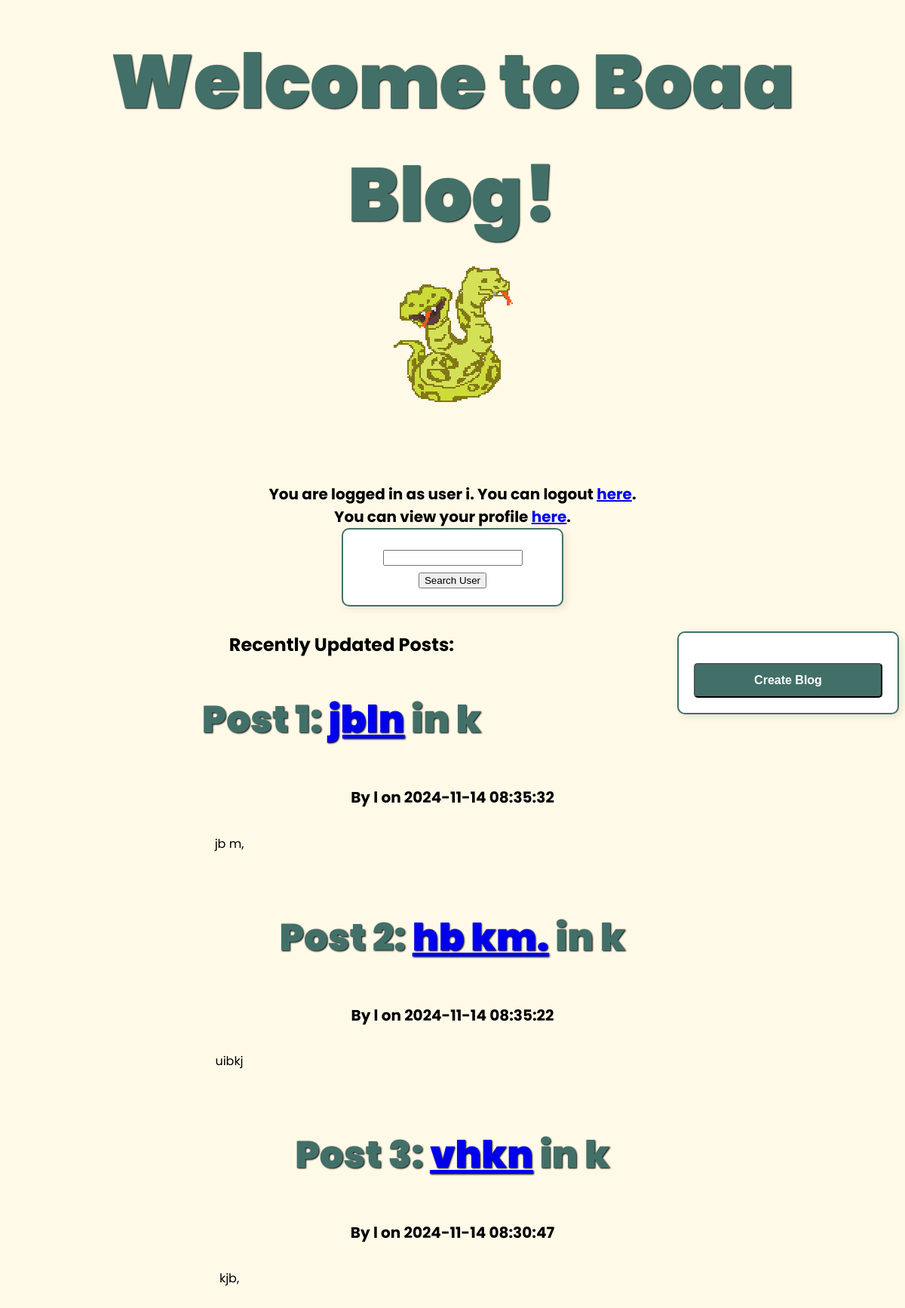
The app's page / (signed in) with its own data.
### tables this page shows
CREATE TABLE entry(entry_id INTEGER PRIMARY KEY, date INTEGER, title TEXT, content TEXT, blog_id INTEGER, FOREIGN KEY(blog_id) REFERENCES blog(blog_id));

### __init__.py (the view)
@app.route("/")
def home():
    login_link = "/login"
    login_info = '''You are not logged in. Register an account '''
    username = "?"
    if "username" in session:
        login_info = "You are logged in as user " + session["username"] + ". You can logout "
        login_link = "/logout"
        username = session["username"]
    else:
        return redirect(url_for('login'))
    query = """
        SELECT entry.entry_id, entry.date, entry.title, entry.content, entry.blog_id, blog.name
        FROM entry
        JOIN blog ON entry.blog_id = blog.blog_id
    """
    c.execute(query)
    rows = c.fetchall()  # [Post ID, UNIX TIMESTAMP, Title, Content, Blog ID, Author]
    rows.sort(key=lambda x: x[1], reverse=True)
    to_display = []  # [Counter, Post ID, UNIX TIMESTAMP, Title, Content, Blog ID, Author, blog TITLE]
    for i in range(min(10, len(rows))):
        row = list(rows[i])
        counter = i + 1
        entry_id, timestamp, title, content, blog_id, author = row
        timestamp = datetime.utcfromtimestamp(timestamp).strftime('%Y-%m-%d %H:%M:%S')
        if len(content) > 300:
            content = content[:300] + "..."
        c.execute("SELECT blog_name FROM blog WHERE blog_id = ?", (blog_id,))
        blog_title = c.fetchone()[0]
        to_display.append([counter, entry_id, timestamp, title, content, blog_id, author, blog_title])
    return render_template("index.html",
            user=username,
            login_info=login_info,
            login_link=login_link,
            posts=to_display
            )

### templates/index.html (shortened to what this page needs)
<!DOCTYPE html>
<html>
	<head>
		<link href="../static/index_style.css" rel="stylesheet" type="text/css" />
	</head>
	<div>
		<h1>
			<center> Welcome to Boaa Blog! </center>
			<center> <img src="{{ url_for('static', filename='logo.png') }}" alt="booleanboas"> <center>
		</h1>
		<h5>
			<center>
				{{login_info}}
				<a href = {{login_link}} >here</a>.
                <br>
                {% if 'logout' in login_info %}
                    You can view your profile <a href=profile/{{ user }} >here</a>.
                    <form action=/search_user method="POST">
                    <input type="text" name="search">
                    <input type="submit" name="Search User", value="Search User">
                    </form>
                {% endif %}
			</center>
		</h5>
		{% if 'logout' in login_info %}
		<div class="create">
			<form action=/create method="GET">
			<button type="submit">Create Blog</button>
			</form>
		</div>
		{% endif %}
		<h2>
			Recently Updated Posts:
		</h2>
        {% for post in posts %}
            <h3>
                Post {{ post[0] }}: <a href = blog/{{ post[5] }}>{{post[3]}}</a> in {{ post[7] }}
            </h3>
            <h5>
                By {{ post[6] }} on {{ post[2] }}
            </h5>
            <div class="contents">
                {{ post[4] }}
            </div>
            <br><br><br>
        {% endfor %}
	</div>
</html>

### static/index_style.css (style rules this page uses)
.contents { float: left; width: 50%; }
.create { float: right; }

### templates/index.html (style rules this page uses)
h1 { text-shadow: 1px 1px 2px black; color: #427068; font-size: 100px; font-weight: 900; font-family: 'Poppins', sans-serif; text-align: center; padding-top: 25px; padding-bottom: -40px; margin-top: 0px; animation-name: slide_title; animation-duration: 1.5s; }
h5 { font-size: 20px; }
h3 { text-shadow: 1px 1px 2px black; color: #427068; font-size: 50px; font-weight: 900; font-family: 'Poppins', sans-serif; text-align: center; padding-top: 25px; padding-bottom: -40px; margin-top: 0px; animation-name: slide_title; animation-duration: 1.5s; }
form { width: 250px; margin: auto; padding: 20px; border: 2px solid #427068; border-radius: 10px; background-color: #fff; box-shadow: 3px 3px 10px rgba(0, 0, 0, 0.1); }
button { width: 100%; padding: 12px; margin-top:20px; font-size: 16px; color: white; background-color: #427068; border-radius: 5px; font-weight: 600; transition: background-color 0.3s ease; }

### records on screen
entry: blog "1", title "jbln", post "k", post "l", post "2024-11-14 08:35:32", content "jb m,"
entry: entry_id "2", title "hb km.", post "k", post "l", post "2024-11-14 08:35:22", content "uibkj"
entry: post "3", title "vhkn", post "k", post "l", post "2024-11-14 08:30:47", content "kjb,"

### other values on screen
{{ login_info }} "You are logged in as user i. You can logout"
